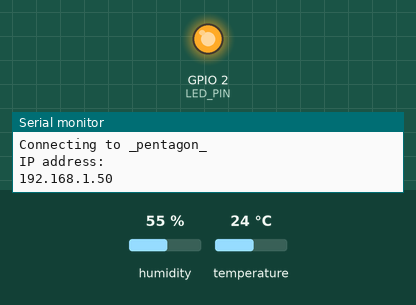
Simulated run of this sketch. Board: ESP32. Shown: output pins drawn as LEDs (lit = HIGH), the last lines printed to the serial monitor. The inputs (shaded band) are chosen by the test bench; at power-on: humidity 55 %, temperature 24 °C. WiFi joins after 1.5 s; servers stay silent unless stated; uploads are accepted with an empty reply.

Above: at 6.11 s.
At 11.2 s:
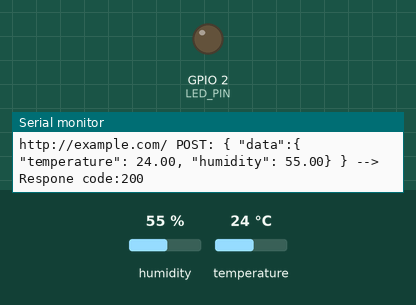
Timing chart, 0 to 19.3 s (numbered marks = the images above):
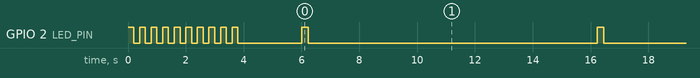

Measured:
- by itself, GPIO 2 (LED_PIN): goes 9 × (LOW 0.20 s, HIGH 0.20 s), LOW 2.2 s, 12 × (HIGH 0.23 s, LOW 10.0 s), HIGH 0.23 s, then LOW

The sketch:

client.ino
```cpp
#include <WiFi.h>
#include <HTTPClient.h>
#include "DHT.h"

// Uncomment one of the lines below for whatever DHT sensor type you're using!
#define DHTTYPE DHT11   // DHT 11
//#define DHTTYPE DHT21   // DHT 21 (AM2301)
//#define DHTTYPE DHT22   // DHT 22  (AM2302), AM2321

// Wifi configuration
const char* ssid = "_pentagon_";
const char* password =  "_pentagon_";
const char* payloadUrl = "http://example.com/";
const char* token = "Token 123";

// DHT Sensor
const int DHTPin = 16; // Data PIN for DHT sensor
const int LED_PIN = 2;// PINOUT for internal LED
const int REPEAT_TIME = 10000; // Timeout between measurments

// Initialize DHT sensor.
DHT dht(DHTPin, DHTTYPE);


class Measurment
{
public:
    float temperature;
    float humidity;

    Measurment* get()
    {
        this->temperature = dht.readTemperature();
        this->humidity = dht.readHumidity();
        return this;
    };

    char* asJson()
    {
        static char cT[7], hT[7];

        if (isnan(this->temperature) || isnan(this->humidity))
        {
            strcpy(cT,"null");
            strcpy(hT, "null");
        }
        else
        {
            dtostrf(this->temperature, 6, 2, cT);
            dtostrf(this->humidity, 6, 2, hT);
        }
        static char result[100];

        strcpy(result,"{ \"data\":{ \"temperature\":");
        strcat(result,cT); // append temperature
        strcat(result,", \"humidity\":"); // append string two to the result.
        strcat(result,hT); // append string two to the result.
        strcat(result,"} }"); // append string two to the result.

        return result;

    }

};


void setup()
{

    pinMode(LED_PIN, OUTPUT); //initialize build in LED
    dht.begin();// initialize the DHT sensor

    //Initialize serial and wait for port to open:
    Serial.begin(115200);
    while(!Serial)
    {
        ; // wait for serial port to connect. Needed for native USB port only
    }

    Serial.begin(115200);
    blinkLed(4000,10,LED_PIN);   //Delay needed before calling the WiFi.begin


    WiFi.begin(ssid, password);

    while (WiFi.status() != WL_CONNECTED)   //Check for the connection
    {
        delay(1000);
        Serial.println("Connecting to WiFi...");
    }

    // We start by connecting to a WiFi network
    Serial.print("Connecting to ");
    Serial.println(ssid);

    Serial.println("IP address: ");
    Serial.println(WiFi.localIP());

}

void loop()
{

    if(WiFi.status() == WL_CONNECTED)    //Check WiFi connection status
    {
        digitalWrite(LED_PIN, HIGH);// keep blue light while action
        HTTPClient http;// initialize http client

        http.begin(payloadUrl);
        http.addHeader("Content-Type", "application/json");//Specify content-type header
        http.addHeader("Authorization", token);//Specify content-type header
        Measurment* m =  new Measurment();
        char payload[100];
        strcpy(payload,m->get()->asJson());

        int httpResponseCode = http.POST(payload);   //Send the actual POST request
        Serial.print(payloadUrl);
        Serial.print(" POST: ");
        Serial.print(payload);


        if(199 < httpResponseCode && httpResponseCode < 227)
        {

            String response = http.getString();  //Get the response to the request
            Serial.print(" --> Respone code:");
            Serial.println(httpResponseCode);   //Print return code

        }
        else
        {

            Serial.print(" --> Error: ");
            Serial.println(httpResponseCode);
            Serial.println(http.getString());

        }

        http.end();  //Free resources


    }
    else
    {

        Serial.println("Error in WiFi connection");

    }

    digitalWrite(LED_PIN, LOW);
    delay(REPEAT_TIME);  //Send a request every 10 seconds

}

void blinkLed(int time, int blinks, int pinNum)
{

    int cycleTime  = time / blinks;

    for(int i = 0; i < blinks; i++)
    {
        digitalWrite(pinNum, HIGH); // sets the digital pin 13 on
        delay(cycleTime/2);                  // waits for a second
        digitalWrite(pinNum, LOW);  // sets the digital pin 13 off
        delay(cycleTime/2);                  // waits for a second
    }

    digitalWrite(pinNum, LOW);

}
```
